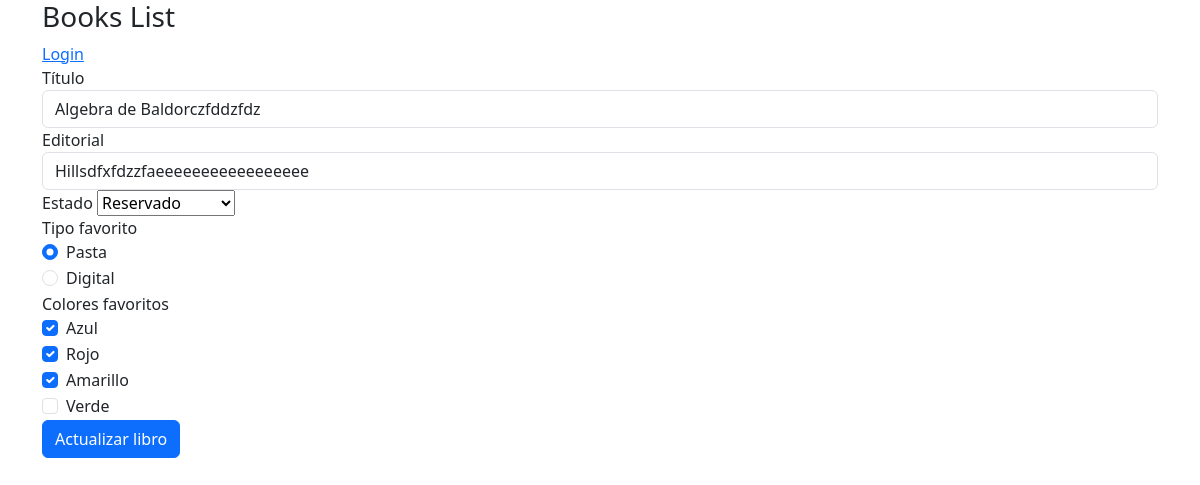
The app's page /books/5/edit with its own data.
### books/models.py (models this page shows, shortened)
class Book(models.Model):
    titulo = models.CharField(max_length=20)
    editorial = models.CharField(max_length=20)
    STATUS = (
        ('a', 'Activo'),
        ('m', 'Mantenimiento'),
        ('r', 'Reservado')
    )
    state = models.CharField(max_length=1, choices=STATUS, blank=True, default='a')
    TIPOS_BOOK = [
        ('P', 'Pasta'),
        ('D', 'Digital')
    ]
    type = models.CharField(max_length=1, choices=TIPOS_BOOK, blank=True, default='P')
    COLORS = (
        (1, 'Azul'),
        (2, 'Rojo'),
        (3, 'Amarillo'),
        (4, 'Verde')
    )
    favorite_color = models.CharField(max_length=225, choices=COLORS, blank=True, default='')
    owner = models.ForeignKey(User, on_delete=models.CASCADE, default=1)
    class Meta:
        ordering = ["titulo"]

### books/views.py (the view, shortened to what this page needs)
# urls.py: path('<int:pk>/edit', views.edit_book),  #/books/id/edit
def edit_book(request, pk):
    book = Book.objects.get(pk = pk)
    if book.favorite_color != "":
       selected_colors = book.favorite_color.split(",")
    else:
        selected_colors = []
    selected_colors = [int(x) for x in selected_colors]
    print(request.POST)
    return render(request, 'edit_book.html', {'book': book, 'states': Book.STATUS, 'type': Book.TIPOS_BOOK, 'colors':Book.COLORS, 'selected_colors':selected_colors})

### books/templates/edit_book.html (shortened to what this page needs)
{% extends 'base.html' %}
{% block content %}
<form method="POST" action="edit">
    <div class="form-group">
        <label for="exampleInputText">Título</label>
        <input type="text" class="form-control" name="titulo" id="titulo"
            placeholder="Titulo del libro" value="{{book.titulo}}">
    </div>
    <div class="form-group">
        <label for="exampleInputtext2">Editorial</label>
        <input type="Text" class="form-control" name="editorial" id="editorial"
            placeholder="Editorial del libro" value="{{book.editorial}}">
    </div>
    <div class="form-group">
        <label for="exampleInputtext2">Estado</label>
        <select name="state" id="id_state">
            {% for id, value in states %}
            <option value="{{id}}" {% if book.state == id %} selected="selected" {% endif %}> {{value}} </option>
            {% endfor %}
        </select>
    </div>
    <label > Tipo favorito</label>
    {% for id, value in type %}
    <div class="form-check">
        <input type="radio" class="form-check-input" name="type" id="id_type_{{forloop.counter0}}"   {% if book.type == id %} checked {% endif %} value="{{id}}" >
        <label for="exampleRadios1" class="form-check-label"> {{value}} </label>
    </div>
    {% endfor %}
    <label > Colores favoritos</label>
    {% for id, value in colors %}
    <div class="form-check">
        <input type="checkbox" class="form-check-input" name="favorite_color" id="id_favorite_color{{forloop.counter0}}"   {% if id in selected_colors %} checked {% endif %} value="{{id}}" >
        <label for="exampleRadios1" class="form-check-label"> {{value}} </label>
    </div>
    {% endfor %}
    <button type="submit" class="btn btn-primary">Actualizar libro</button>
</form>
{% endblock %}

### records on screen
Book: titulo "Algebra de Baldorczfddzfdz", editorial "Hillsdfxfdzzfaeeeeeeeeeeeeeeeee", state "Reservado", type "☑"

### other values on screen
{{ value }} "Pasta" "Digital"
{{ value }} "Azul" "Rojo" "Amarillo" "Verde"
